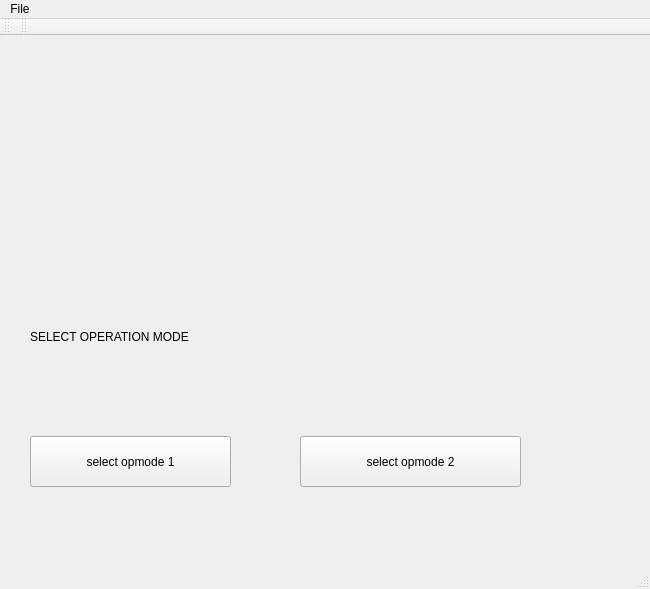
<?xml version="1.0" encoding="UTF-8"?>
<ui version="4.0">
 <class>MainWindow</class>
 <widget class="QMainWindow" name="MainWindow">
  <property name="geometry">
   <rect>
    <x>0</x>
    <y>0</y>
    <width>650</width>
    <height>589</height>
   </rect>
  </property>
  <property name="windowTitle">
   <string>MainWindow</string>
  </property>
  <widget class="QWidget" name="centralWidget">
   <widget class="QPushButton" name="pushButton">
    <property name="geometry">
     <rect>
      <x>30</x>
      <y>400</y>
      <width>201</width>
      <height>51</height>
     </rect>
    </property>
    <property name="text">
     <string>select opmode 1</string>
    </property>
   </widget>
   <widget class="QPushButton" name="pushButton_2">
    <property name="geometry">
     <rect>
      <x>300</x>
      <y>400</y>
      <width>221</width>
      <height>51</height>
     </rect>
    </property>
    <property name="text">
     <string>select opmode 2</string>
    </property>
   </widget>
   <widget class="QLabel" name="label">
    <property name="geometry">
     <rect>
      <x>30</x>
      <y>280</y>
      <width>521</width>
      <height>41</height>
     </rect>
    </property>
    <property name="text">
     <string>SELECT OPERATION MODE</string>
    </property>
   </widget>
  </widget>
  <widget class="QMenuBar" name="menuBar">
   <property name="geometry">
    <rect>
     <x>0</x>
     <y>0</y>
     <width>650</width>
     <height>26</height>
    </rect>
   </property>
   <widget class="QMenu" name="menuFile">
    <property name="title">
     <string>File</string>
    </property>
    <addaction name="actionopen"/>
    <addaction name="actionsave"/>
   </widget>
   <addaction name="menuFile"/>
  </widget>
  <widget class="QToolBar" name="mainToolBar">
   <attribute name="toolBarArea">
    <enum>TopToolBarArea</enum>
   </attribute>
   <attribute name="toolBarBreak">
    <bool>false</bool>
   </attribute>
  </widget>
  <widget class="QStatusBar" name="statusBar"/>
  <widget class="QToolBar" name="toolBar">
   <property name="windowTitle">
    <string>toolBar</string>
   </property>
   <attribute name="toolBarArea">
    <enum>TopToolBarArea</enum>
   </attribute>
   <attribute name="toolBarBreak">
    <bool>false</bool>
   </attribute>
  </widget>
  <action name="actionopen">
   <property name="text">
    <string>open</string>
   </property>
  </action>
  <action name="actionsave">
   <property name="text">
    <string>save</string>
   </property>
  </action>
 </widget>
 <layoutdefault spacing="6" margin="11"/>
 <resources/>
 <connections/>
</ui>
